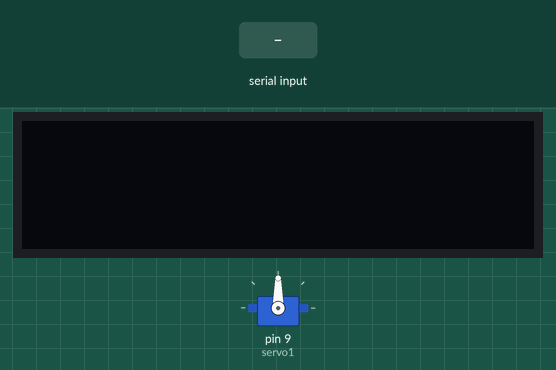
Bench run of a sketch on a simulated Arduino Uno, built with avr-gcc and run on an emulated ATmega328P. Parts: servo, 128×32 one-colour display. The test bench sets the inputs (shaded band). The display library's start-up logo is not drawn; what the sketch prints to the serial monitor is not drawn.

Above: at 5.2 s.
5.3 s: "90,45\n" received over Serial
At 7.5 s:
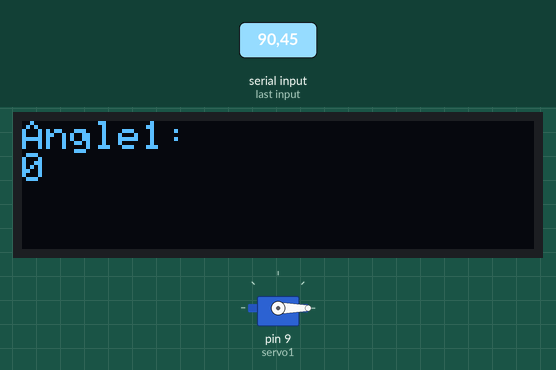
7.8 s: "30,150\n" received over Serial
At 8.6 s:
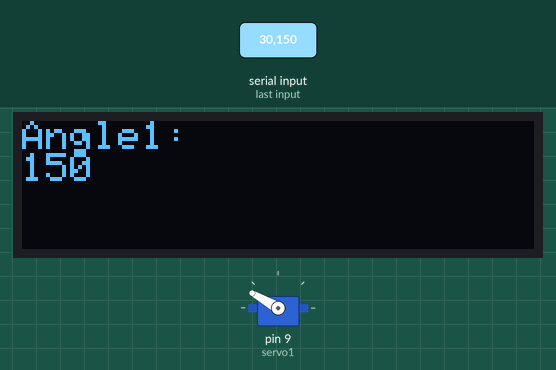
10.3 s: "200\n" received over Serial
At 11.1 s:
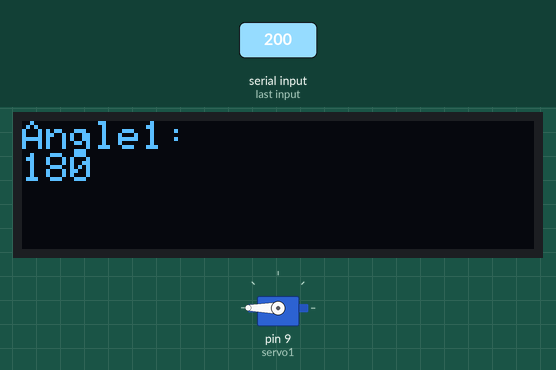
12.8 s: "90\n" received over Serial
At 13.3 s:
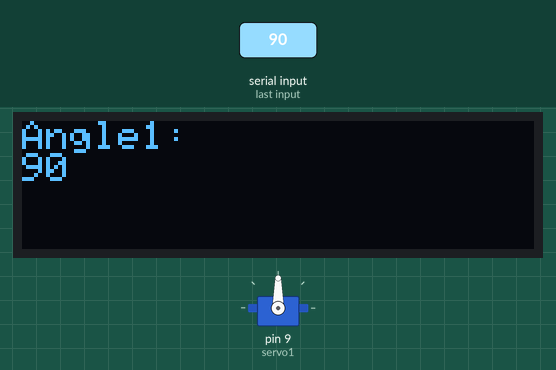
Timing chart, 0 to 15.8 s (numbered marks = the images above; inputs shaded):
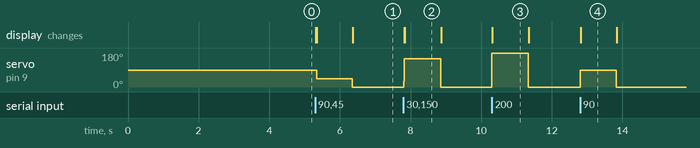

The sketch:

python_angles.ino
```cpp
#include <SPI.h> // SPI 라이브러리 포함
#include <Wire.h> // I2C 통신을 위한 Wire 라이브러리 포함
#include <Adafruit_GFX.h> // 아다프루트 GFX 그래픽 라이브러리 포함
#include <Adafruit_SSD1306.h> // 아다프루트 SSD1306 OLED 라이브러리 포함
#include <Servo.h> // 서보 모터 제어를 위한 Servo 라이브러리 포함

#define SCREEN_WIDTH 128 // OLED 디스플레이의 너비 정의
#define SCREEN_HEIGHT 32 // OLED 디스플레이의 높이 정의
#define OLED_RESET     -1 // OLED 디스플레이의 리셋 핀 정의 (리셋 핀이 없는 경우 -1)
#define SCREEN_ADDRESS 0x3C // I2C 주소 정의
Adafruit_SSD1306 display(SCREEN_WIDTH, SCREEN_HEIGHT, &Wire, OLED_RESET); // OLED 디스플레이 객체 생성

Servo servo1; // 첫 번째 서보 모터 객체 생성
//Servo servo2; // 두 번째 서보 모터 객체 생성 (현재 주석 처리됨)

void setup() {
  Serial.begin(9600); // 시리얼 통신을 9600 baud로 시작
  servo1.attach(9); // 첫 번째 서보모터가 연결된 핀 설정
  //servo2.attach(10); // 두 번째 서보모터가 연결된 핀 설정 (현재 주석 처리됨)

  if(!display.begin(SSD1306_SWITCHCAPVCC, SCREEN_ADDRESS)) { // OLED 디스플레이 초기화 시도
    Serial.println(F("SSD1306 allocation failed")); // 초기화 실패 시 에러 메시지 출력
    for(;;); // 무한 루프에 빠져 프로그램 중지
  }

  display.display(); // 초기 화면 표시
  delay(2000); // 2초 대기
  display.clearDisplay(); // 디스플레이 초기화
  display.display(); // 초기화된 화면 표시
  delay(2000); // 2초 대기
}

void loop() {
  if (Serial.available() > 0) { // 시리얼 입력이 있는지 확인
    int angle1 = Serial.parseInt(); // 시리얼 입력으로부터 첫 번째 각도 값 읽기
    //int angle2 = Serial.parseInt(); // 시리얼 입력으로부터 두 번째 각도 값 읽기 (현재 주석 처리됨)

    Serial.print("Received angles: "); // 수신된 각도 출력 메시지
    Serial.print(angle1); // 첫 번째 각도 출력
    //Serial.print(", "); // 각도 구분 출력 (현재 주석 처리됨)
    //Serial.println(angle2); // 두 번째 각도 출력 (현재 주석 처리됨)

    angle1 = constrain(angle1, 0, 180); // 첫 번째 각도를 0-180 범위로 제한
    //angle2 = constrain(angle2, 0, 180); // 두 번째 각도를 0-180 범위로 제한 (현재 주석 처리됨)

    servo1.write(angle1); // 첫 번째 서보모터에 각도 적용
    //servo2.write(angle2); // 두 번째 서보모터에 각도 적용 (현재 주석 처리됨)

    display.clearDisplay(); // 디스플레이 초기화
    display.setTextSize(1); // 텍스트 크기 설정
    display.setTextColor(SSD1306_WHITE); // 텍스트 색상 설정
    display.setCursor(0, 0); // 커서 위치 설정
    display.println("Angle1:"); // "Angle1:" 텍스트 출력
    display.setTextSize(1); // 텍스트 크기 설정
    display.println(angle1); // 첫 번째 각도 값 출력
    //display.println("Angle2:"); // "Angle2:" 텍스트 출력 (현재 주석 처리됨)
    //display.setTextSize(1); // 텍스트 크기 설정 (현재 주석 처리됨)
    //display.println(angle2); // 두 번째 각도 값 출력 (현재 주석 처리됨)
    display.display(); // 디스플레이 업데이트

    delay(10); // 10ms 대기
  }
}
```

Measured:
- after the input at 5.3 s, servo on pin 9 (servo1): 90° → 45° at once, → 0° 1.0 s later; the display: first changes at once (image 1 shows a later state)
- after the input at 7.8 s, servo on pin 9 (servo1): 0° → 150° at once, → 0° 1.0 s later; the display: first changes at once (image 2 shows a later state)
- after the input at 10.3 s, servo on pin 9 (servo1): 0° → 180° at once, → 0° 1.0 s later; the display: changes at once (image 3)
- after the input at 12.8 s, servo on pin 9 (servo1): 0° → 90° at once, → 0° 1.0 s later; the display: changes at once (image 4)
- what the display in image 2 shows lasts 1.1 s, from 7.8 s to 8.9 s
